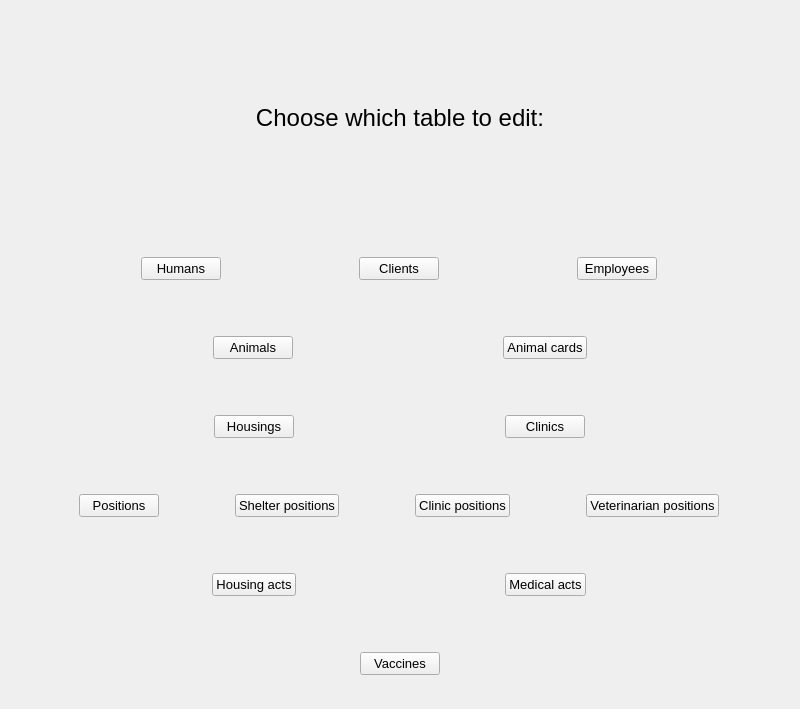
<?xml version="1.0" encoding="UTF-8"?>
<ui version="4.0">
 <class>main</class>
 <widget class="QMainWindow" name="main">
  <property name="geometry">
   <rect>
    <x>0</x>
    <y>0</y>
    <width>800</width>
    <height>709</height>
   </rect>
  </property>
  <property name="windowTitle">
   <string>MainWindow</string>
  </property>
  <widget class="QWidget" name="centralwidget">
   <layout class="QVBoxLayout" name="verticalLayout">
    <item>
     <layout class="QHBoxLayout" name="horizontalLayout">
      <property name="topMargin">
       <number>25</number>
      </property>
      <property name="bottomMargin">
       <number>25</number>
      </property>
      <item>
       <widget class="QLabel" name="main_label">
        <property name="font">
         <font>
          <pointsize>18</pointsize>
         </font>
        </property>
        <property name="text">
         <string>Choose which table to edit:</string>
        </property>
        <property name="alignment">
         <set>Qt::AlignCenter</set>
        </property>
        <property name="wordWrap">
         <bool>false</bool>
        </property>
       </widget>
      </item>
     </layout>
    </item>
    <item>
     <layout class="QHBoxLayout" name="horizontalLayout_2">
      <property name="topMargin">
       <number>25</number>
      </property>
      <property name="bottomMargin">
       <number>25</number>
      </property>
      <item>
       <widget class="QPushButton" name="humans_button">
        <property name="sizePolicy">
         <sizepolicy hsizetype="Maximum" vsizetype="Fixed">
          <horstretch>0</horstretch>
          <verstretch>0</verstretch>
         </sizepolicy>
        </property>
        <property name="font">
         <font>
          <pointsize>10</pointsize>
         </font>
        </property>
        <property name="text">
         <string>Humans</string>
        </property>
       </widget>
      </item>
      <item>
       <widget class="QPushButton" name="clients_button">
        <property name="sizePolicy">
         <sizepolicy hsizetype="Maximum" vsizetype="Fixed">
          <horstretch>0</horstretch>
          <verstretch>0</verstretch>
         </sizepolicy>
        </property>
        <property name="font">
         <font>
          <pointsize>10</pointsize>
         </font>
        </property>
        <property name="text">
         <string>Clients</string>
        </property>
       </widget>
      </item>
      <item>
       <widget class="QPushButton" name="employees_button">
        <property name="sizePolicy">
         <sizepolicy hsizetype="Maximum" vsizetype="Fixed">
          <horstretch>0</horstretch>
          <verstretch>0</verstretch>
         </sizepolicy>
        </property>
        <property name="font">
         <font>
          <pointsize>10</pointsize>
         </font>
        </property>
        <property name="text">
         <string>Employees</string>
        </property>
       </widget>
      </item>
     </layout>
    </item>
    <item>
     <layout class="QHBoxLayout" name="horizontalLayout_3">
      <property name="topMargin">
       <number>25</number>
      </property>
      <property name="bottomMargin">
       <number>25</number>
      </property>
      <item>
       <widget class="QPushButton" name="animals_button">
        <property name="sizePolicy">
         <sizepolicy hsizetype="Maximum" vsizetype="Fixed">
          <horstretch>0</horstretch>
          <verstretch>0</verstretch>
         </sizepolicy>
        </property>
        <property name="font">
         <font>
          <pointsize>10</pointsize>
         </font>
        </property>
        <property name="text">
         <string>Animals</string>
        </property>
       </widget>
      </item>
      <item>
       <widget class="QPushButton" name="animal_cards_button">
        <property name="sizePolicy">
         <sizepolicy hsizetype="Maximum" vsizetype="Fixed">
          <horstretch>0</horstretch>
          <verstretch>0</verstretch>
         </sizepolicy>
        </property>
        <property name="font">
         <font>
          <pointsize>10</pointsize>
         </font>
        </property>
        <property name="text">
         <string>Animal cards</string>
        </property>
       </widget>
      </item>
     </layout>
    </item>
    <item>
     <layout class="QHBoxLayout" name="horizontalLayout_4">
      <property name="topMargin">
       <number>25</number>
      </property>
      <property name="bottomMargin">
       <number>25</number>
      </property>
      <item>
       <widget class="QPushButton" name="housings_button">
        <property name="sizePolicy">
         <sizepolicy hsizetype="Maximum" vsizetype="Fixed">
          <horstretch>0</horstretch>
          <verstretch>0</verstretch>
         </sizepolicy>
        </property>
        <property name="font">
         <font>
          <pointsize>10</pointsize>
         </font>
        </property>
        <property name="text">
         <string>Housings</string>
        </property>
       </widget>
      </item>
      <item>
       <widget class="QPushButton" name="clinics_button">
        <property name="sizePolicy">
         <sizepolicy hsizetype="Maximum" vsizetype="Fixed">
          <horstretch>0</horstretch>
          <verstretch>0</verstretch>
         </sizepolicy>
        </property>
        <property name="font">
         <font>
          <pointsize>10</pointsize>
         </font>
        </property>
        <property name="text">
         <string>Clinics</string>
        </property>
       </widget>
      </item>
     </layout>
    </item>
    <item>
     <layout class="QHBoxLayout" name="horizontalLayout_5">
      <property name="topMargin">
       <number>25</number>
      </property>
      <property name="bottomMargin">
       <number>25</number>
      </property>
      <item>
       <widget class="QPushButton" name="positions_button">
        <property name="sizePolicy">
         <sizepolicy hsizetype="Maximum" vsizetype="Fixed">
          <horstretch>0</horstretch>
          <verstretch>0</verstretch>
         </sizepolicy>
        </property>
        <property name="font">
         <font>
          <pointsize>10</pointsize>
         </font>
        </property>
        <property name="text">
         <string>Positions</string>
        </property>
       </widget>
      </item>
      <item>
       <widget class="QPushButton" name="shelter_positions_button">
        <property name="sizePolicy">
         <sizepolicy hsizetype="Maximum" vsizetype="Fixed">
          <horstretch>0</horstretch>
          <verstretch>0</verstretch>
         </sizepolicy>
        </property>
        <property name="font">
         <font>
          <pointsize>10</pointsize>
         </font>
        </property>
        <property name="text">
         <string>Shelter positions</string>
        </property>
       </widget>
      </item>
      <item>
       <widget class="QPushButton" name="clinic_positions_button">
        <property name="sizePolicy">
         <sizepolicy hsizetype="Maximum" vsizetype="Fixed">
          <horstretch>0</horstretch>
          <verstretch>0</verstretch>
         </sizepolicy>
        </property>
        <property name="font">
         <font>
          <pointsize>10</pointsize>
         </font>
        </property>
        <property name="text">
         <string>Clinic positions</string>
        </property>
       </widget>
      </item>
      <item>
       <widget class="QPushButton" name="veterinarian_positions">
        <property name="sizePolicy">
         <sizepolicy hsizetype="Maximum" vsizetype="Fixed">
          <horstretch>0</horstretch>
          <verstretch>0</verstretch>
         </sizepolicy>
        </property>
        <property name="font">
         <font>
          <pointsize>10</pointsize>
         </font>
        </property>
        <property name="text">
         <string>Veterinarian positions</string>
        </property>
       </widget>
      </item>
     </layout>
    </item>
    <item>
     <layout class="QHBoxLayout" name="horizontalLayout_6">
      <property name="topMargin">
       <number>25</number>
      </property>
      <property name="bottomMargin">
       <number>25</number>
      </property>
      <item>
       <widget class="QPushButton" name="housing_acts_button">
        <property name="sizePolicy">
         <sizepolicy hsizetype="Maximum" vsizetype="Fixed">
          <horstretch>0</horstretch>
          <verstretch>0</verstretch>
         </sizepolicy>
        </property>
        <property name="font">
         <font>
          <pointsize>10</pointsize>
         </font>
        </property>
        <property name="text">
         <string>Housing acts</string>
        </property>
       </widget>
      </item>
      <item>
       <widget class="QPushButton" name="medical_acts_button">
        <property name="sizePolicy">
         <sizepolicy hsizetype="Maximum" vsizetype="Fixed">
          <horstretch>0</horstretch>
          <verstretch>0</verstretch>
         </sizepolicy>
        </property>
        <property name="font">
         <font>
          <pointsize>10</pointsize>
         </font>
        </property>
        <property name="text">
         <string>Medical acts</string>
        </property>
       </widget>
      </item>
     </layout>
    </item>
    <item>
     <layout class="QHBoxLayout" name="horizontalLayout_7">
      <property name="topMargin">
       <number>25</number>
      </property>
      <property name="bottomMargin">
       <number>25</number>
      </property>
      <item>
       <widget class="QPushButton" name="vaccines_button">
        <property name="sizePolicy">
         <sizepolicy hsizetype="Maximum" vsizetype="Fixed">
          <horstretch>0</horstretch>
          <verstretch>0</verstretch>
         </sizepolicy>
        </property>
        <property name="font">
         <font>
          <pointsize>10</pointsize>
         </font>
        </property>
        <property name="text">
         <string>Vaccines</string>
        </property>
       </widget>
      </item>
     </layout>
    </item>
   </layout>
  </widget>
 </widget>
 <resources/>
 <connections/>
</ui>
